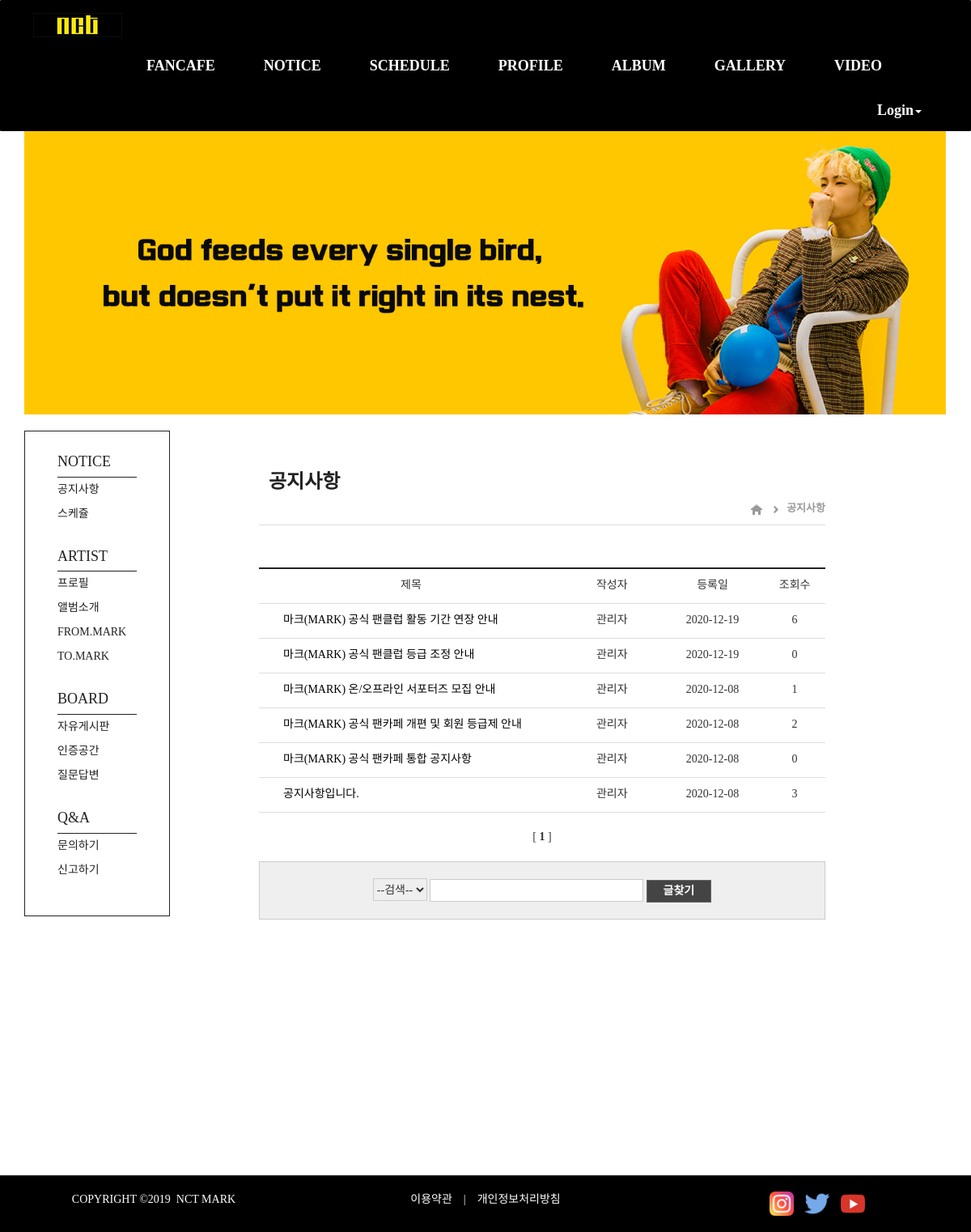
The page /board/notice_list/ on the database as committed earlier.
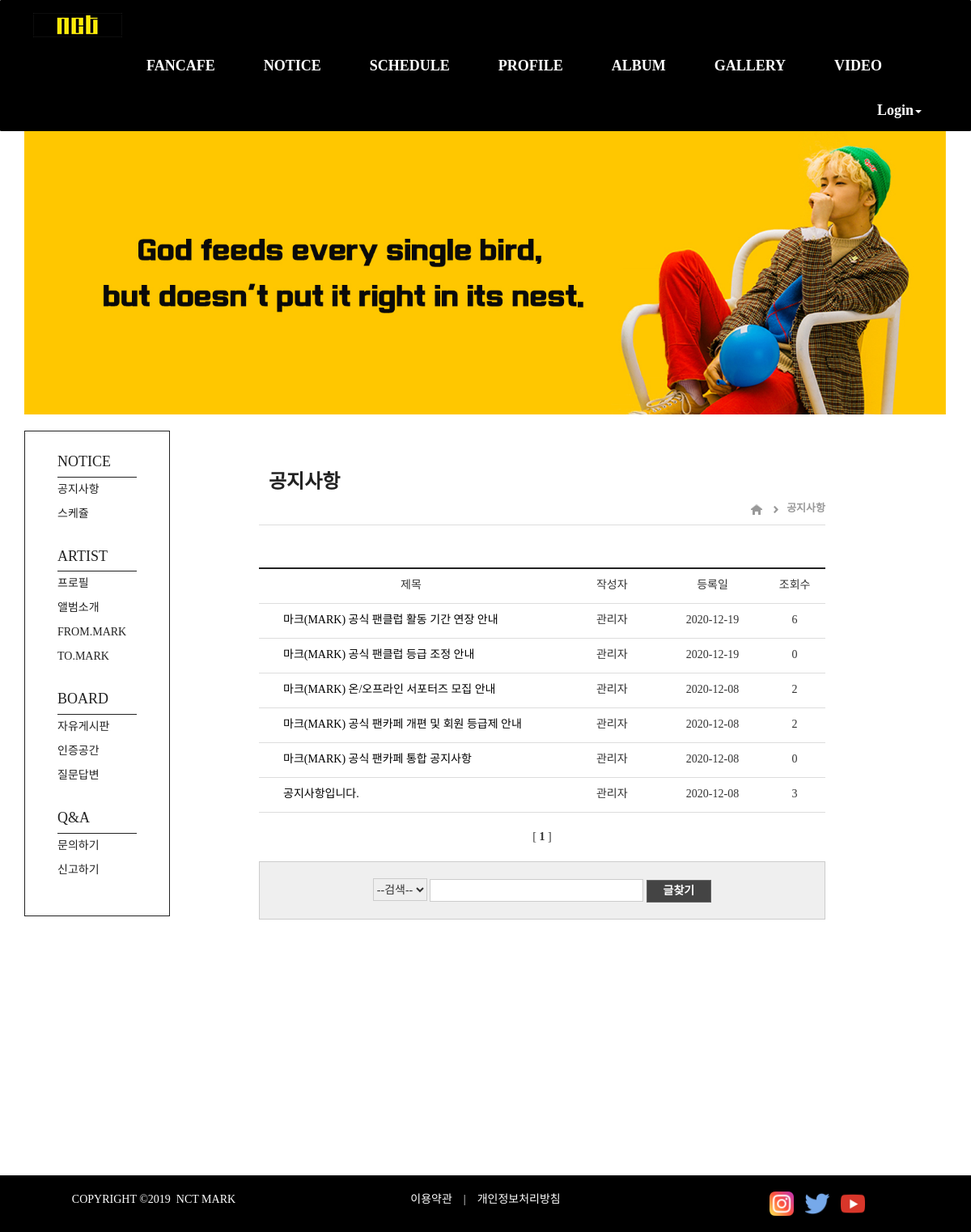
The same page on the database as committed later.
### board/models.py (models this page shows, shortened)
class Notice(models.Model):
    objects = models.Manager()
    subject = models.CharField(max_length=45)
    name = models.CharField(max_length=50)
    memo = models.TextField(max_length=2000)
    hits = models.PositiveIntegerField(default=0)
    create_date = models.DateField('create_date', auto_now_add=True)
    class Meta:
        ordering = ['-id'] #(-)내림차순

### board/views.py (the view)
# urls.py: path('notice_list/', views.notice_list, name='notice_list'),
def notice_list(request):
    restaurants = Notice.objects.all()
    pagenator = Paginator(restaurants, 10)
    page = request.GET.get('page')
    if page is None:
        page = 1
    page_F = float(page)
    if page_F <= 10:
        beginPage = 1
    else:
        beginPage = (math.trunc(page_F / 10)) * 10 + 1
    if (beginPage + 10) > pagenator.num_pages:
        lastPage = pagenator.num_pages
    else:
        lastPage = beginPage + 9
    nextRangeStartPage = lastPage + 1
    pageRange = []
    for num in range(beginPage, lastPage+1):
        pageRange.append(num)
    items = pagenator.get_page(page)
    context = {
        'restaurants': items,
        'lastPage': lastPage,
        'pageRange': pageRange,
        'nextRangeStartPage': nextRangeStartPage,
    }
    return render(request, 'board/notice_list.html', context)

### board/templates/board/notice_list.html (shortened to what this page needs)
{% extends "board/board_base.html" %}
{% block boardbar %}
{% load static %}
<div class="contop">
<table cellspacing=1 width=700>
    <tr>
    <td><h3>&nbsp;&nbsp;공지사항</h3></td>
    </tr>
    <tr>
        <td><p align=right>
        <a href="{% url 'board:index' %}"><img class="lo_home" src="{% static 'images/lo_home.jpg' %}" alt="home"></a>&nbsp;&nbsp;&nbsp;
        <img class="lo_arrow" src="{% static 'images/lo_arrow.jpg' %}" alt=">">&nbsp;&nbsp;
        <a href="{% url 'board:notice_list' %}"><span>공지사항</span></a></p>
        </td>
    </tr>
</table>
</div>
{% block conbody %}
<div class="conbody">
<table cellspacing=1 width=700 class="tbl_common">
    <tr>
    <td width=340 class="left"><p align=center>제목</p>
    </td>
    <td width=100><p align=center>작성자</p>
    </td>
    <td width=120><p align=center>등록일</p>
    </td>
    <td width=60><p align=center>조회수</p>
    </td>
    </tr>
    {% if restaurants %}
    <ul>
    {% for boardRow in  restaurants %}
    <tr>
    <td width=340 class="cont">
    <p align=left>
    <a href="{% url 'board:notice_detail' boardRow.id %}" >{{ boardRow.subject }}
    </p>
    </td>
    <td width=100><p align=center>{{ boardRow.name }}</p></td>
    <td width=120><p align=center>{{ boardRow.create_date }}</p></td>
    <td width=60><p align=center>{{ boardRow.hits }}</p></td>
    </tr>
    {% endfor %}
    </ul>
    {% endif %}
</table>
<br>
<table cellspacing=1 width=700 class="tbl_page">
    <tr>
    <td>
    {% for pageNum in pageRange %}
        {% if restaurants.number == pageNum %}
            <spen class="current">
                [
                <b>{{ restaurants.number }}</b>
                ]
            </spen>
        {% else %}
            <a href="?page={{ pageNum }}">[{{ pageNum }}]</a>
        {% endif %}
    {% endfor %}
    </td>
    </tr>
</table>
<br>
<table cellspacing=1 width=700 class="tbl_search">
    <tr>
    <td>
    <form name=searchform method="GET" action="{% url 'board:notice_search' %}" enctype="multipart/form-data"><p align=center>
    <select name="findType" class="findType_1">
        <option value selected>--검색--</option>
    </select>
    <input type="text" name="b" class="findType_1" size=30 maxlength=50>
    <input type="submit" class="findType_search" value="글찾기"></p>
    </form>
    </td>
    </tr>
</table>
</div>
{% endblock conbody %}
{% endblock boardbar %}

Rows that differ between the two databases and show on the page:
changed Notice "마크(MARK) 온/오프라인 서포터즈 모집 안내": hits "1" → "2"
